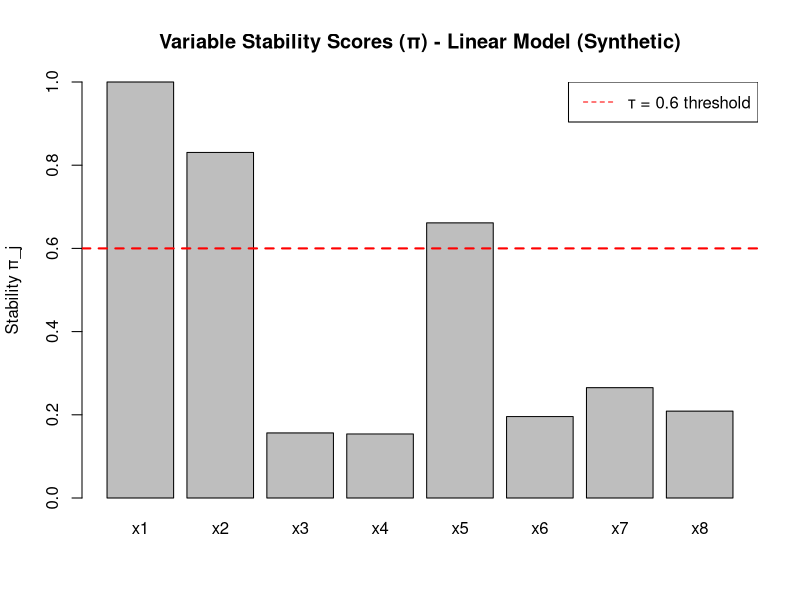
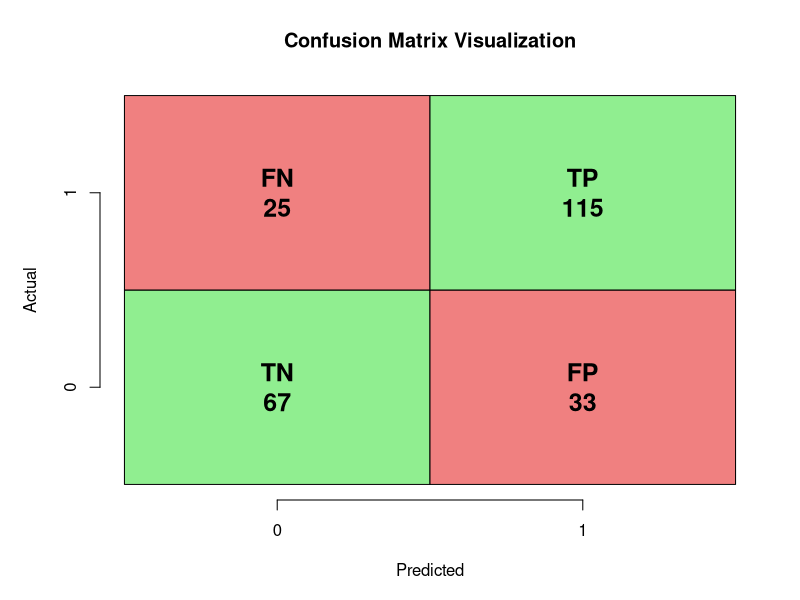
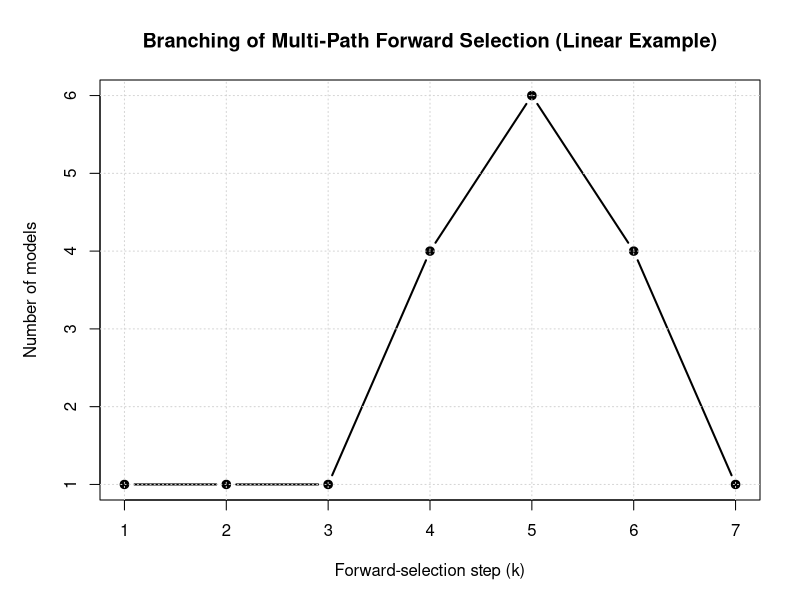
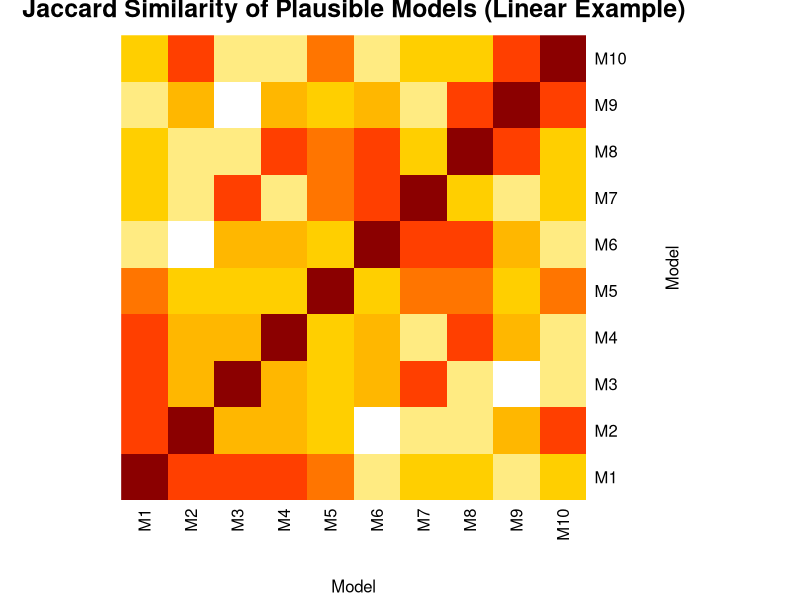

Write the R code that produced these figures, in order.
## ---- chunk 1
knitr::opts_chunk$set(
  echo = TRUE,
  message = FALSE,
  warning = FALSE,
  fig.width = 10,
  fig.height = 6
)
set.seed(42)

## ---- chunk 2
## Synthetic Gaussian data

n  <- 200
p  <- 8
X_linear <- as.data.frame(matrix(rnorm(n * p), n, p))
names(X_linear) <- paste0("x", 1:p)

beta <- c(2, -1.5, 0, 0, 1, rep(0, p - 5))
y_linear <- as.numeric(as.matrix(X_linear) %*% beta + rnorm(n, sd = 1.0))

## Synthetic Logistic data

n2 <- 240
p2 <- 6
X_logistic <- as.data.frame(matrix(rnorm(n2 * p2), n2, p2))
names(X_logistic) <- paste0("x", 1:p2)

linlp <- 0.6 + 1.0 * X_logistic$x1 - 1.2 * X_logistic$x2 + 0.8 * X_logistic$x5
pr    <- 1 / (1 + exp(-linlp))
y_logistic <- rbinom(n2, size = 1, prob = pr)

## ---- chunk 3

# -------------------------------------------------------------

# Core Helper: fit_model_aic()

# -------------------------------------------------------------

#' Compute AIC for a model with selected predictors
#'
#' @param X A data frame of predictors (n × p)
#' @param y Response vector of length n
#' @param vars Integer vector of column indices to include (empty = intercept-only)
#' @param model_type Either "gaussian" or "binomial"
#'
#' @return Numeric AIC value
fit_model_aic <- function(X, y, vars, model_type = c("gaussian", "binomial")) {
model_type <- match.arg(model_type)

# Empty model (intercept only)

if (length(vars) == 0) {
df  <- data.frame(y = y)
fam <- if (model_type == "gaussian") gaussian() else binomial()
fit <- glm(y ~ 1, data = df, family = fam)
return(AIC(fit))
}

# Data frame with selected predictors

df  <- data.frame(y = y, X[, vars, drop = FALSE])
fam <- if (model_type == "gaussian") gaussian() else binomial()
fit <- glm(y ~ ., data = df, family = fam)

AIC(fit)
}

## Quick internal test (Gaussian example)

test_aic_empty <- fit_model_aic(
X = X_linear,
y = y_linear,
vars = integer(0),
model_type = "gaussian"
)

test_aic_two_vars <- fit_model_aic(
X = X_linear,
y = y_linear,
vars = c(1, 2),
model_type = "gaussian"
)

cat("Test: Intercept-only AIC =", round(test_aic_empty, 3), "\n")
cat("Test: AIC with x1 + x2    =", round(test_aic_two_vars, 3), "\n")


## ---- chunk 4
#-------------------------------------------------------------
#Algorithm 1: multi_path_forward()
#-------------------------------------------------------------

#' Algorithm 1: Multiple-Path Forward Selection
#'
#' @param X Data frame of predictors
#' @param y Response vector
#' @param model_type "gaussian" or "binomial"
#' @param K Maximum number of steps (defaults to min(p, 10))
#' @param eps Minimum AIC improvement required to expand a model
#' @param delta AIC tolerance for keeping near-ties
#' @param L Maximum number of models to keep per step
#'
#' @return List with:
#' - var_names: predictor names
#' - step_models: models at each step (list of lists)
#' - step_AICs: corresponding AICs
multi_path_forward <- function(
X, y,
model_type = c("gaussian", "binomial"),
K = NULL,
eps = 1e-6,
delta = 2,
L = 50
) {
model_type <- match.arg(model_type)
X <- as.data.frame(X)

p <- ncol(X)
var_names <- colnames(X)
if (is.null(K)) K <- min(p, 10)

#Helper to create unique key for a model

model_key <- function(idx) {
if (length(idx) == 0) return("")
paste(sort(idx), collapse = ",")
}

#Initialize: parent is empty model (intercept only)

parent_models <- list(integer(0))
parent_AICs <- fit_model_aic(X, y, vars = integer(0), model_type = model_type)

step_models <- list()
step_AICs <- list()

for (k in seq_len(K)) {
cat("Step", k, ": processing", length(parent_models), "parent model(s)...\n")

children_list <- list()
children_AICs <- numeric(0)
children_keys <- character(0)

# For each parent, generate all possible children
for (m in seq_along(parent_models)) {
  parent_idx <- parent_models[[m]]
  parent_aic <- parent_AICs[m]

  remaining <- setdiff(seq_len(p), parent_idx)
  if (length(remaining) == 0) next  # no more variables to add

  cand_models <- list()
  cand_AICs   <- numeric(0)

  # Try adding each remaining variable
  for (j in remaining) {
    child_idx <- sort(c(parent_idx, j))
    aic_child <- fit_model_aic(X, y, vars = child_idx, model_type = model_type)
    cand_models[[length(cand_models) + 1]] <- child_idx
    cand_AICs[length(cand_AICs) + 1]       <- aic_child
  }

  if (!length(cand_AICs)) next

  best_child_AIC <- min(cand_AICs)

  # Check: is there at least eps improvement?
  if ((parent_aic - best_child_AIC) < eps) {
    cat("  Parent", m, ": no improvement ≥ eps; stopping expansion.\n")
    next
  }

  # Keep children within delta of best child AIC
  keep_idx <- which(cand_AICs <= best_child_AIC + delta)
  for (i_keep in keep_idx) {
    child_idx <- cand_models[[i_keep]]
    aic_child <- cand_AICs[i_keep]
    key       <- model_key(child_idx)

    children_list[[length(children_list) + 1]] <- child_idx
    children_AICs[length(children_AICs) + 1]   <- aic_child
    children_keys[length(children_keys) + 1]   <- key
  }
}

# If no children generated, stop
if (!length(children_list)) {
  cat("No further improvement. Stopping.\n")
  break
}

# Deduplicate: keep best AIC per unique model key
df_children <- data.frame(
  key = children_keys,
  AIC = children_AICs,
  stringsAsFactors = FALSE
)

agg <- aggregate(AIC ~ key, data = df_children, FUN = min)
agg <- agg[order(agg$AIC), ]

# Cap at L models
if (!is.null(L) && nrow(agg) > L) {
  agg <- agg[seq_len(L), ]
}

cat("  Step", k, "produced", nrow(agg), "unique model(s) after dedup/cap.\n")

# Convert keys back to index vectors
new_parents <- vector("list", nrow(agg))
new_AICs    <- numeric(nrow(agg))

for (i in seq_len(nrow(agg))) {
  key <- agg$key[i]
  if (key == "") {
    idx <- integer(0)
  } else {
    idx <- as.integer(strsplit(key, ",")[[1]])
  }
  new_parents[[i]] <- idx
  new_AICs[i]      <- agg$AIC[i]
}

step_models[[k]] <- new_parents
step_AICs[[k]]   <- new_AICs

parent_models <- new_parents
parent_AICs   <- new_AICs

}

cat("\n=== Algorithm 1 Complete ===\n")

list(
var_names = var_names,
step_models = step_models,
step_AICs = step_AICs
)
}

cat("\n### RUNNING ALGORITHM 1: LINEAR REGRESSION (Synthetic) ###\n\n")
mp_full_linear <- multi_path_forward(
X = X_linear,
y = y_linear,
model_type = "gaussian",
K = NULL, # auto: min(p, 10)
eps = 1e-6,
delta = 2,
L = 50
)

cat("\nModels per step:\n")
print(sapply(mp_full_linear$step_models, length))






## ---- chunk 5
#-------------------------------------------------------------
#Algorithm 2: compute_stability()
#-------------------------------------------------------------

#' Algorithm 2: Compute variable stability via resampling
#'
#' @param X Data frame of predictors
#' @param y Response vector
#' @param model_type "gaussian" or "binomial"
#' @param B Number of resamples
#' @param resample_type "bootstrap" or "subsample"
#' @param m Subsample size (if using subsample)
#' @param K, eps, delta, L Algorithm 1 parameters
#'
#' @return Numeric vector of stability scores (one per predictor)
compute_stability <- function(
X, y,
model_type = c("gaussian", "binomial"),
B = 50,
resample_type = c("bootstrap", "subsample"),
m = NULL,
K = NULL,
eps = 1e-6,
delta = 2,
L = 50
) {
model_type <- match.arg(model_type)
resample_type <- match.arg(resample_type)

X <- as.data.frame(X)
n <- nrow(X)
p <- ncol(X)
var_names <- colnames(X)

if (is.null(m)) m <- ceiling(sqrt(n))
# Matrix to store proportions: rows = resamples, cols = variables

Z <- matrix(0, nrow = B, ncol = p)
colnames(Z) <- var_names

for (b in seq_len(B)) {
if (b %% 10 == 0) cat("Resample", b, "/", B, "\n")

# Generate resample
if (resample_type == "bootstrap") {
  idx <- sample(seq_len(n), size = n, replace = TRUE)
} else {
  idx <- sample(seq_len(n), size = m, replace = FALSE)
}

Xb <- X[idx, , drop = FALSE]
yb <- y[idx]

# Run multi-path search on resample
mp_b <- multi_path_forward(
  X = Xb, y = yb,
  model_type = model_type,
  K = K,
  eps = eps,
  delta = delta,
  L = L
)

# Collect all models from this resample
all_models_b <- unlist(mp_b$step_models, recursive = FALSE)
if (!length(all_models_b)) next

M <- length(all_models_b)

# For each variable, count how many models contain it
for (j in seq_len(p)) {
  count_j <- sum(vapply(
    all_models_b,
    function(idx) j %in% idx,
    logical(1)
  ))
  Z[b, j] <- count_j / M
}

}

#Average over resamples

pi <- colMeans(Z)

cat("\n=== Algorithm 2 Complete ===\n")
cat("Stability scores (π):\n")
print(round(pi, 3))

pi
}

cat("\n### RUNNING ALGORITHM 2: STABILITY (LINEAR, Synthetic) ###\n\n")
stability_pi_linear <- compute_stability(
X = X_linear, y = y_linear,
model_type = "gaussian",
B = 20, # reduced for knitting speed; use 50+ in final
resample_type = "bootstrap",
K = NULL,
eps = 1e-6,
delta = 2,
L = 50
)

barplot(
stability_pi_linear,
main = "Variable Stability Scores (π) - Linear Model (Synthetic)",
ylab = "Stability π_j",
ylim = c(0, 1)
)
abline(h = 0.6, lty = 2, col = "red", lwd = 2)
legend("topright", legend = "τ = 0.6 threshold", lty = 2, col = "red")

## ---- chunk 6

# ---------------------------------------------------------
# Algorithm 3: Plausible Model Selection
# ---------------------------------------------------------
# Combines:
#  • AIC quality (within Δ of best model)
#  • Stability (average π ≥ τ)
# ---------------------------------------------------------

#' Algorithm 3: Select plausible, stable models
#'
#' @param mp_full Output list from Algorithm 1
#' @param stability_pi Named vector of stability scores (Algorithm 2)
#' @param Delta AIC tolerance (default = 2)
#' @param tau Minimum average stability threshold (default = 0.6)
#'
#' @return Data frame of plausible models:
#'   columns = key, AIC, AIC_diff, size, vars, avg_stability
#'
select_plausible_models <- function(
    mp_full,
    stability_pi,
    Delta = 2,
    tau = 0.6
) {

  var_names   <- mp_full$var_names
  step_models <- mp_full$step_models
  step_AICs   <- mp_full$step_AICs

  # Helper: unique key for a set of variables
  model_key <- function(idx) {
    if (length(idx) == 0) return("")
    paste(sort(idx), collapse = ",")
  }

  # Flatten all models and AICs
  all_models <- unlist(step_models, recursive = FALSE)
  all_AICs   <- unlist(step_AICs)

  if (length(all_models) == 0) {
    cat("No models generated!\n")
    return(data.frame())
  }

  # Create model keys
  keys <- vapply(all_models, model_key, character(1))

  df <- data.frame(
    key = keys,
    AIC = all_AICs,
    stringsAsFactors = FALSE
  )

  # Aggregate by model key → keep minimum AIC per model
  agg <- aggregate(AIC ~ key, data = df, FUN = min)

  # Remove intercept-only model
  agg <- agg[agg$key != "", ]

  if (nrow(agg) == 0) {
    cat("No non-intercept models!\n")
    return(data.frame())
  }

  # Compute AIC differences
  best_AIC      <- min(agg$AIC)
  agg$AIC_diff  <- agg$AIC - best_AIC

  # Filter by AIC ≤ best + Delta
  plausible <- agg[agg$AIC_diff <= Delta, ]

  if (nrow(plausible) == 0) {
    cat("No models within AIC window!\n")
    return(data.frame())
  }

  # Compute size and stability
  size      <- integer(nrow(plausible))
  avg_stab  <- numeric(nrow(plausible))
  vars_str  <- character(nrow(plausible))

  for (i in seq_len(nrow(plausible))) {
    key <- plausible$key[i]
    idx <- as.integer(strsplit(key, ",")[[1]])

    size[i] <- length(idx)

    these_vars <- var_names[idx]
    vars_str[i] <- paste(these_vars, collapse = " + ")

    # Stability of the variables in this model
    avg_stab[i] <- mean(stability_pi[these_vars])
  }

  plausible$size          <- size
  plausible$vars          <- vars_str
  plausible$avg_stability <- avg_stab

  # Filter by stability threshold τ
  plausible_final <- plausible[plausible$avg_stability >= tau, ]

  if (nrow(plausible_final) == 0) {
    cat("Warning: No models meet stability threshold τ =", tau, "\n")
    cat("Returning all models in AIC window.\n")
    plausible_final <- plausible
  }

  # Order by AIC
  plausible_final <- plausible_final[order(plausible_final$AIC), ]

  cat("\n=== Algorithm 3 Complete ===\n")
  cat("Selected", nrow(plausible_final), "plausible model(s).\n")

  plausible_final
}

## ---- chunk 7
#' (Optional) Confusion metrics for logistic models
#'
#' Computes confusion matrix and basic metrics at cutoff 0.5:
#' prevalence, accuracy, sensitivity, specificity, FDR, DOR.
#'
#' @param fit glm object with binomial family
#' @param y optional true labels (0/1 or 2-level factor). If NULL,
#'   tries to use fit$y.
#' @param newdata optional newdata for prediction; if NULL, uses training data.
#' @param cutoff probability threshold (default 0.5)
#'
#' @return list with 'confusion_matrix' and 'metrics' (named numeric vector)
confusion_metrics <- function(
    fit,
    y = NULL,
    newdata = NULL,
    cutoff = 0.5
) {
  if (!inherits(fit, "glm")) {
    stop("'fit' must be a glm object.")
  }
  fam <- stats::family(fit)$family
  if (fam != "binomial") {
    stop("'fit' must have binomial family.")
  }
  
  if (is.null(newdata)) {
    probs <- stats::fitted(fit)
  } else {
    probs <- stats::predict(fit, newdata = newdata, type = "response")
  }
  
  if (is.null(y)) {
    if (!is.null(fit$y)) {
      y <- fit$y
    } else {
      stop("Argument 'y' must be supplied if fit$y is not available.")
    }
  }
  
  if (is.factor(y)) {
    if (nlevels(y) != 2L) stop("y must be binary.")
    y <- as.integer(y == levels(y)[2L])
  } else {
    y <- as.numeric(y)
  }
  
  if (length(y) != length(probs)) {
    stop("length(y) must equal length of predicted probabilities.")
  }
  
  pred <- as.integer(probs >= cutoff)
  
  TP <- sum(pred == 1 & y == 1, na.rm = TRUE)
  TN <- sum(pred == 0 & y == 0, na.rm = TRUE)
  FP <- sum(pred == 1 & y == 0, na.rm = TRUE)
  FN <- sum(pred == 0 & y == 1, na.rm = TRUE)
  
  total <- TP + TN + FP + FN
  
  prevalence  <- (TP + FN) / total
  accuracy    <- (TP + TN) / total
  sensitivity <- if ((TP + FN) == 0) NA_real_ else TP / (TP + FN)
  specificity <- if ((TN + FP) == 0) NA_real_ else TN / (TN + FP)
  FDR         <- if ((TP + FP) == 0) NA_real_ else FP / (TP + FP)
  DOR         <- if (TP == 0 || TN == 0 || FP == 0 || FN == 0) {
    NA_real_
  } else {
    (TP * TN) / (FP * FN)
  }
  
  cm <- matrix(
    c(TN, FP, FN, TP),
    nrow = 2, byrow = TRUE,
    dimnames = list(
      Predicted = c("0", "1"),
      True      = c("0", "1")
    )
  )
  
  list(
    confusion_matrix = cm,
    metrics = c(
      prevalence  = prevalence,
      accuracy    = accuracy,
      sensitivity = sensitivity,
      specificity = specificity,
      FDR         = FDR,
      DOR         = DOR
    )
  )
}
## ---- chunk 8
#-------------------------------------------------------------
#Algorithm 4: multi_path_AIC_pipeline()
#-------------------------------------------------------------

#' Algorithm 4: Complete Multi-Path AIC Pipeline
#'
#' @param X data frame of predictors
#' @param y response vector
#' @param model_type "gaussian" or "binomial"
#' @param K, eps, delta, L Algorithm 1 parameters
#' @param B, resample_type, m Algorithm 2 parameters
#' @param Delta, tau Algorithm 3 parameters
#'
#' @return list with:
#'   - mp_full: Algorithm 1 output
#'   - stability_pi: Algorithm 2 output
#'   - plausible: Algorithm 3 output
multi_path_AIC_pipeline <- function(
    X, y,
    model_type = c("gaussian", "binomial"),
    K = NULL,
    eps = 1e-6,
    delta = 2,
    L = 50,
    B = 50,
    resample_type = c("bootstrap", "subsample"),
    m = NULL,
    Delta = 2,
    tau = 0.6
) {
  model_type    <- match.arg(model_type)
  resample_type <- match.arg(resample_type)

  cat("\n", strrep("=", 60), "\n")
  cat("MULTI-PATH AIC PIPELINE\n")
  cat("Model type:", model_type, "\n")
  cat("Resamples (B):", B, "\n")
  cat(strrep("=", 60), "\n\n")

  # Step 1: Multi-path forward selection
  cat(">>> STEP 1: Multi-Path Forward Selection <<<\n\n")
  mp_full <- multi_path_forward(
    X = X, y = y,
    model_type = model_type,
    K = K,
    eps = eps,
    delta = delta,
    L = L
  )

  # Step 2: Stability via resampling
  cat("\n>>> STEP 2: Stability Estimation via Resampling <<<\n\n")
  stability_pi <- compute_stability(
    X = X, y = y,
    model_type    = model_type,
    B             = B,
    resample_type = resample_type,
    m             = m,
    K = K,
    eps = eps,
    delta = delta,
    L = L
  )

  # Step 3: Plausible models
  cat("\n>>> STEP 3: Plausible Model Selection <<<\n\n")
  plausible <- select_plausible_models(
    mp_full      = mp_full,
    stability_pi = stability_pi,
    Delta        = Delta,
    tau          = tau
  )

  cat("\n", strrep("=", 60), "\n")
  cat("PIPELINE COMPLETE\n")
  cat(strrep("=", 60), "\n")

  list(
    mp_full      = mp_full,
    stability_pi = stability_pi,
    plausible    = plausible
  )
}

## ---- chunk 9
cat("\n\n")
cat(strrep("#", 70), "\n")
cat("COMPLETE EXAMPLE: LINEAR REGRESSION (Synthetic Data)\n")
cat(strrep("#", 70), "\n\n")

result_linear <- multi_path_AIC_pipeline(
X = X_linear,
y = y_linear,
model_type = "gaussian",
K = NULL, # min(p, 10)
eps = 1e-6,
delta = 2,
L = 50,
B = 20, # reduced for knitting speed; 50+ recommended
resample_type = "bootstrap",
m = NULL,
Delta = 2,
tau = 0.6
)

cat("\n### FINAL RESULTS: LINEAR REGRESSION ###\n\n")
cat("Number of plausible models:", nrow(result_linear$plausible), "\n\n")

final_table <- result_linear$plausible[
, c("AIC", "AIC_diff", "size", "vars", "avg_stability")
]
rownames(final_table) <- NULL
print(final_table)

cat("\n### Stability Scores ###\n")
print(round(result_linear$stability_pi, 3))
## ---- chunk 10

cat("\n\n")
cat(strrep("#", 70), "\n")
cat("COMPLETE EXAMPLE: LOGISTIC REGRESSION (Synthetic Binary Data)\n")
cat(strrep("#", 70), "\n\n")

result_logistic <- multi_path_AIC_pipeline(
  X             = X_logistic,
  y             = y_logistic,
  model_type    = "binomial",
  K             = NULL,
  eps           = 1e-6,
  delta         = 2,
  L             = 50,
  B             = 20,
  resample_type = "bootstrap",
  m             = NULL,
  Delta         = 2,
  tau           = 0.6
)

cat("\n### FINAL RESULTS: LOGISTIC REGRESSION ###\n\n")
cat("Number of plausible models:", nrow(result_logistic$plausible), "\n\n")

final_table_log <- result_logistic$plausible[
  , c("AIC", "AIC_diff", "size", "vars", "avg_stability")
]
rownames(final_table_log) <- NULL
print(final_table_log)

cat("\n### Stability Scores ###\n")
print(round(result_logistic$stability_pi, 3))

# ============================================================================
# NEW SECTION: Confusion Matrix and Classification Metrics
# ============================================================================

cat("\n\n")
cat(strrep("=", 70), "\n")
cat("CLASSIFICATION PERFORMANCE EVALUATION\n")
cat(strrep("=", 70), "\n\n")

if (nrow(result_logistic$plausible) > 0) {
  # Extract best plausible model
  best_key <- result_logistic$plausible$key[1]
  best_vars <- result_logistic$plausible$vars[1]
  best_idx <- as.integer(strsplit(best_key, ",")[[1]])
  
  cat("Best Plausible Model:", best_vars, "\n\n")
  
  # Fit the best model
  X_best <- X_logistic[, best_idx, drop = FALSE]
  df_logistic <- data.frame(y = y_logistic, X_best)
  fit_best_logistic <- glm(y ~ ., data = df_logistic, family = binomial())
  
  # Compute confusion matrix and metrics
  cm_results <- confusion_metrics(
    fit = fit_best_logistic,
    y = y_logistic,
    cutoff = 0.5
  )
  
  cat("### Confusion Matrix (Cutoff = 0.5) ###\n\n")
  print(cm_results$confusion_matrix)
  
  cat("\n### Classification Metrics ###\n\n")
  metrics_df <- data.frame(
    Metric = names(cm_results$metrics),
    Value = round(cm_results$metrics, 4)
  )
  rownames(metrics_df) <- NULL
  print(metrics_df)
  
  # Visual representation
  cat("\n### Key Performance Indicators ###\n\n")
  cat(sprintf("  Accuracy:    %.2f%% (%.0f/%.0f correct)\n", 
              cm_results$metrics["accuracy"] * 100,
              sum(diag(cm_results$confusion_matrix)),
              sum(cm_results$confusion_matrix)))
  
  cat(sprintf("  Sensitivity: %.2f%% (True Positive Rate)\n", 
              cm_results$metrics["sensitivity"] * 100))
  
  cat(sprintf("  Specificity: %.2f%% (True Negative Rate)\n", 
              cm_results$metrics["specificity"] * 100))
  
  cat(sprintf("  FDR:         %.2f%% (False Discovery Rate)\n", 
              cm_results$metrics["FDR"] * 100))
  
  cat(sprintf("  DOR:         %.2f (Diagnostic Odds Ratio)\n", 
              cm_results$metrics["DOR"]))
  
  # Interpretation
  cat("\n### Interpretation ###\n\n")
  cat("The confusion matrix shows the model's classification performance:\n")
  cat("- True Negatives (TN):", cm_results$confusion_matrix[1,1], "\n")
  cat("- False Positives (FP):", cm_results$confusion_matrix[1,2], "\n")
  cat("- False Negatives (FN):", cm_results$confusion_matrix[2,1], "\n")
  cat("- True Positives (TP):", cm_results$confusion_matrix[2,2], "\n\n")
  
  if (cm_results$metrics["accuracy"] > 0.8) {
    cat("The model demonstrates strong classification performance (>80% accuracy).\n")
  } else if (cm_results$metrics["accuracy"] > 0.7) {
    cat("The model shows acceptable classification performance (70-80% accuracy).\n")
  } else {
    cat("The model may need improvement (accuracy <70%).\n")
  }
  
  # Optional: Plot confusion matrix as heatmap
  cat("\n")
  library(graphics)
  
  # Create a simple confusion matrix visualization
  cm_matrix <- cm_results$confusion_matrix
  par(mar = c(5, 5, 4, 2))
  
  # Normalize for color scaling
  cm_prop <- cm_matrix / sum(cm_matrix)
  
  # Create color palette
  colors <- c("white", "lightblue", "blue", "darkblue")
  color_breaks <- seq(0, max(cm_prop), length.out = length(colors) + 1)
  
  # Simple text-based display
  plot(1, 1, type = "n", xlim = c(0, 2), ylim = c(0, 2), 
       xlab = "Predicted", ylab = "Actual",
       main = "Confusion Matrix Visualization",
       xaxt = "n", yaxt = "n", bty = "n")
  
  # Add grid
  rect(c(0, 1), c(0, 0), c(1, 2), c(1, 1), 
       col = c("lightgreen", "lightcoral"))
  rect(c(0, 1), c(1, 1), c(1, 2), c(2, 2), 
       col = c("lightcoral", "lightgreen"))
  
  # Add values
  text(0.5, 0.5, paste0("TN\n", cm_matrix[1,1]), cex = 1.5, font = 2)
  text(1.5, 0.5, paste0("FP\n", cm_matrix[1,2]), cex = 1.5, font = 2)
  text(0.5, 1.5, paste0("FN\n", cm_matrix[2,1]), cex = 1.5, font = 2)
  text(1.5, 1.5, paste0("TP\n", cm_matrix[2,2]), cex = 1.5, font = 2)
  
  # Add axis labels
  axis(1, at = c(0.5, 1.5), labels = c("0", "1"))
  axis(2, at = c(0.5, 1.5), labels = c("0", "1"))
  
} else {
  cat("No plausible models found - cannot compute confusion matrix.\n")
}

cat("\n")
cat(strrep("=", 70), "\n\n")

## ---- chunk 11
cat("\n### PARAMETER SUMMARY ###\n\n")

params_df <- data.frame(
Algorithm = c(
"Algorithm 1", "Algorithm 1", "Algorithm 1", "Algorithm 1",
"Algorithm 2", "Algorithm 2",
"Algorithm 3", "Algorithm 3"
),
Parameter = c(
"K", "ε", "δ", "L",
"B", "resample_type",
"Δ", "τ"
),
Used_Value = c(
"min(p, 10)", "1e-6", "2", "50",
"20 (demo; 50+ recommended)", "bootstrap",
"2", "0.6"
),
Description = c(
"Maximum model size",
"Minimum AIC improvement threshold",
"AIC tolerance for near-ties",
"Max models per step",
"Number of resamples",
"Resample method (bootstrap/subsample)",
"AIC tolerance for plausibility window",
"Minimum average stability threshold"
),
stringsAsFactors = FALSE
)

print(params_df)

## ---- chunk 12
# -------------------------------------------------------------

# BONUS VISUALIZATION 1

# Branching complexity of multi-path forward selection (linear)

# -------------------------------------------------------------

# Uses: mp_full_linear created earlier from the linear example.

# Shows how many models are "alive" at each forward-selection step.

# -------------------------------------------------------------

if (exists("mp_full_linear")) {
models_per_step <- sapply(mp_full_linear$step_models, length)
steps <- seq_along(models_per_step)

par(mar = c(5, 5, 4, 2))
plot(
steps, models_per_step,
type = "b",
xlab = "Forward-selection step (k)",
ylab = "Number of models",
main = "Branching of Multi-Path Forward Selection (Linear Example)",
lwd  = 2,
pch  = 19
)
grid()

cat(
"\nBonus visualization 1: Branching complexity\n",
"------------------------------------------------------------\n",
"This plot tracks how many candidate models survive at each\n",
"forward-selection step. A flat line would correspond to a\n",
"single greedy path, while growth indicates that the algorithm\n",
"is exploring multiple near-best paths in parallel.\n\n"
)

} else {
cat("Object 'mp_full_linear' not found; run the linear pipeline first.\n")
}

## ---- chunk 13

# ------------------------------------------------------------------

# BONUS VISUALIZATION 2

# Jaccard similarity heatmap for plausible models (linear)

# ------------------------------------------------------------------

# Uses: result_linear$plausible and mp_full_linear$var_names.

# Builds a model-by-model Jaccard similarity matrix based on the

# variables in each plausible model and displays it as a heatmap.

# ------------------------------------------------------------------

if (exists("result_linear") &&
!is.null(result_linear$plausible) &&
nrow(result_linear$plausible) > 0 &&
exists("mp_full_linear")) {

plaus     <- result_linear$plausible
var_names <- mp_full_linear$var_names

model_keys <- plaus$key
M <- length(model_keys)
P <- length(var_names)

# Incidence matrix: rows = models, cols = variables

incidence <- matrix(0, nrow = M, ncol = P)
colnames(incidence) <- var_names
rownames(incidence) <- paste0("M", seq_len(M))

for (i in seq_len(M)) {
idx <- as.integer(strsplit(model_keys[i], ",")[[1]])
incidence[i, idx] <- 1
}

# Jaccard similarity between models

jaccard <- matrix(0, nrow = M, ncol = M)
rownames(jaccard) <- rownames(incidence)
colnames(jaccard) <- rownames(incidence)

for (i in seq_len(M)) {
for (j in seq_len(M)) {
inter <- sum(incidence[i, ] & incidence[j, ])
union <- sum(incidence[i, ] | incidence[j, ])
jaccard[i, j] <- if (union == 0) 0 else inter / union
}
}

if (M > 1) {
# Slightly nicer color scale (still base R)
pal <- colorRampPalette(c("white", "gold", "orange", "red", "darkred"))(50)
heatmap(
  jaccard,
  Rowv   = NA,
  Colv   = NA,
  scale  = "none",
  col    = pal,
  main   = "Jaccard Similarity of Plausible Models (Linear Example)",
  xlab   = "Model",
  ylab   = "Model",
  margins = c(6, 6)
)

cat(
  "\nBonus visualization 2: Jaccard overlap heatmap\n",
  "------------------------------------------------------------\n",
  "Each cell shows the Jaccard similarity between a pair of\n",
  "plausible models (intersection / union of their variable sets).\n",
  "Dark cells (near 1) indicate highly overlapping models, while\n",
  "light cells (near 0) correspond to models that use mostly\n",
  "different predictors. This makes it easy to see whether the\n",
  "plausible set is redundant or genuinely diverse.\n\n"
)

} else {
cat("Only one plausible model found; Jaccard heatmap is not informative.\n")
}

} else {
cat("Plausible models for the linear example not found; run the linear pipeline first.\n")
}



